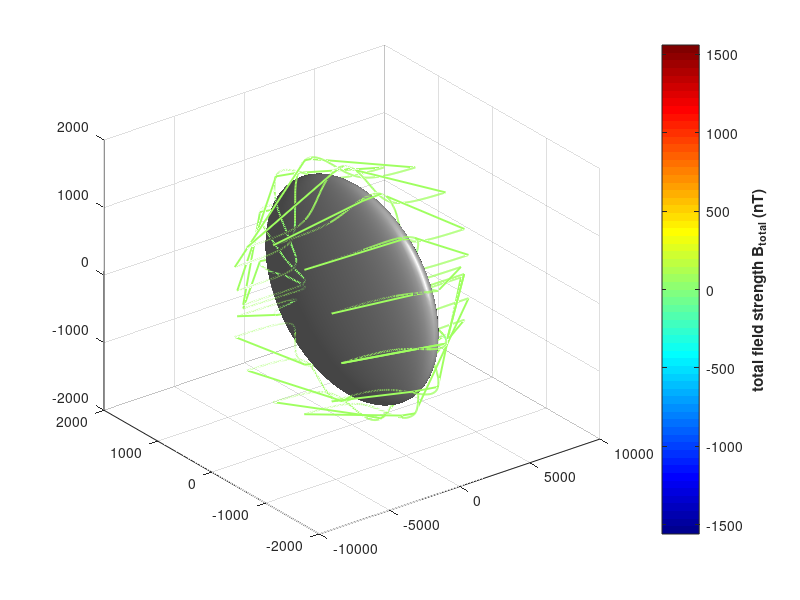

Write the MATLAB code that produced this figure. (Note: this script raises an error after producing the figure.)
%% visualizing complex B_total(t) 

clear
% define constants
r_m = 1560; % Europa radius (km)
A = 0.95; % amplitude response factor
phi = 0.14; % phase lag in radians
synodic_period = 11.23 * 3600; % 11.23 hr period
omega = 2*pi / (synodic_period); % synodic freq. (rad/sec)

% elliptical primary field amplitudes from Zimmer's range (IS-system)
Bprim_x_amp = 67;  % azimuthal (orbital travel direction)
Bprim_y_amp = 225; % radial (pointing toward Jupiter)

%%%%%%%%%%%%%%%%%%%%%%%%%%%%%%%%%%%%%%%%%%%%%%%%%%%%%%%%%%%%%%%%%%%%%%%%%%%%%%%%%%%%%%%%%%%%%%

% create spatial grid
grid_limit = 4 * r_m; 
num_points = 35;       
[X, Y, Z] = meshgrid(linspace(-grid_limit, grid_limit, num_points), ...
                     linspace(-grid_limit, grid_limit, num_points), ...
                     linspace(-grid_limit, grid_limit, num_points));

R = sqrt(X.^2 + Y.^2 + Z.^2);
mask = R >= r_m; 

% set up animation time array
num_frames = 60;
time_steps = linspace(0, synodic_period, num_frames);

fig = figure('Color', 'w');
set(gcf, 'Position', [100, 100, 900, 700]);

%%%%%%%%%%%%%%%%%%%%%%%%%%%%%%%%%%%%%%%%%%%%%%%%%%%%%%%%%%%%%%%%%%%%%%%%%%%%%%%%%%%%%%%%%%%%%%

% animation loop 
for t = time_steps

    r_dot_e0x = X; 
    r_dot_e0y = Y; 

    % complex secondary field: x-driven 
    coefx_c = -(A * Bprim_x_amp * r_m^3) .* exp(-1i*(omega * t - phi)) ./ (2 * R.^5);
    Bsecx_x = coefx_c .* (3 * r_dot_e0x .* X - R.^2);
    Bsecx_y = coefx_c .* (3 * r_dot_e0x .* Y);
    Bsecx_z = coefx_c .* (3 * r_dot_e0x .* Z);

    % complex secondary field: y-driven (90 deg / pi/2 shifted)
    coefy_c = -(A * Bprim_y_amp * r_m^3) .* exp(-1i*(omega*t - pi/2 - phi)) ./ (2 * R.^5);
    Bsecy_x = coefy_c .* (3 * r_dot_e0y .* X);
    Bsecy_y = coefy_c .* (3 * r_dot_e0y .* Y - R.^2);
    Bsecy_z = coefy_c .* (3 * r_dot_e0y .* Z);

    % complex primary background field
    Bprim_c_x = Bprim_x_amp * exp(-1i*omega*t);
    Bprim_c_y = Bprim_y_amp * exp(-1i*(omega*t - pi/2));

    % superimpose total field fields and take real components
    Bx = real(Bsecx_x + Bsecy_x + Bprim_c_x);
    By = real(Bsecx_y + Bsecy_y + Bprim_c_y);
    Bz = real(Bsecx_z + Bsecy_z);

    % zero interior field matrix
    Bx(~mask) = 0;
    By(~mask) = 0;
    Bz(~mask) = 0;

    % calculate total field magnitude 
    B_mag = sqrt(Bx.^2 + By.^2 + Bz.^2);


    % dynamic equator tracking from total primary field directions
    Bx_prim_now = real(Bprim_c_x);
    By_prim_now = real(Bprim_c_y);
    
    % find instantaneous alignment vector of the primary driving force
    m_real = [Bx_prim_now; By_prim_now; 0];
    m_hat = m_real / norm(m_real);

    % seed rings 
    v1 = cross(m_hat, [0; 0; 1]); 
    v1 = v1 / norm(v1);           
    v2 = [0; 0; 1];               
    
    num_seeds_per_ring = 16;
    theta = linspace(0, 2*pi, num_seeds_per_ring);
    
    % shells
    radii_layers = [1.12, 1.25] * r_m;
    
    total_seeds = length(radii_layers) * num_seeds_per_ring;
    seed_X = zeros(1, total_seeds);
    seed_Y = zeros(1, total_seeds);
    seed_Z = zeros(1, total_seeds);
    
    idx = 1;
    for r_seed = radii_layers
        for k = 1:length(theta)
            pt = r_seed * (cos(theta(k))*v1 + sin(theta(k))*v2);
            seed_X(idx) = pt(1);
            seed_Y(idx) = pt(2);
            seed_Z(idx) = pt(3);
            idx = idx + 1;
        end
    end

   
    clf;

 
    set(gcf, 'Color', 'w');
    
    % Europa
    [sx, sy, sz] = sphere(50);
    surf(sx*r_m, sy*r_m, sz*r_m, 'FaceColor', [0.75 0.75 0.75], ...
         'EdgeColor', 'none', 'FaceAlpha', 1.0);
    hold on;
    camlight('headlight'); lighting gouraud;

    verts_forward = stream3(X, Y, Z, Bx, By, Bz, seed_X(:), seed_Y(:), seed_Z(:));
    verts_backward = stream3(X, Y, Z, -Bx, -By, -Bz, seed_X(:), seed_Y(:), seed_Z(:));
    all_verts = [verts_forward; verts_backward];

    % draw streamlines 
    for k = 1:numel(all_verts)
        v = all_verts{k};
        if isempty(v), continue; end

       
        % calculate the distance from each vertex along the line to Europa's center
        dist_from_europa = sqrt(v(:,1).^2 + v(:,2).^2 + v(:,3).^2);
        min_distance = min(dist_from_europa);
        
        % if the entire line stays further than 1.13 * r_m away, drop it
        if min_distance > 1.13 * r_m
            continue; 
        end
        

        line_colors = interp3(X, Y, Z, B_mag, v(:,1), v(:,2), v(:,3));

        patch('XData', v(:,1), 'YData', v(:,2), 'ZData', v(:,3), ...
              'FaceColor', 'none', 'EdgeColor', 'interp', ...
              'CData', line_colors, 'LineWidth', 1.4);
    end

    
    colormap(jet);
    c = colorbar;
    ylabel(c, 'total field strength B_{total} (nT)', 'FontWeight', 'bold');

    clim([0, Bprim_y_amp * 1.8]); 

    axis equal; grid on; box on;
    xlim([-grid_limit, grid_limit]);
    ylim([-grid_limit, grid_limit]);
    zlim([-grid_limit, grid_limit]);
    
    ax = gca;
    set(ax, 'XColor', 'k', 'YColor', 'k', 'FontSize', 20, 'ZColor', 'k', 'Color', 'w');
    xlabel('X - azimuthal \phi (km)', 'FontWeight', 'bold');
    ylabel('Y - radial towards Jupiter (km)', 'FontWeight', 'bold');
    zlabel('Z (km)', 'FontWeight', 'bold');

    view([0 90]); 
    title(sprintf('total field (B_{primary} + B_{secondary}) at t = %.2f hours', t/3600), ...
          'Color', 'k', 'FontSize', 20 , 'FontWeight', 'bold');

    drawnow;
    pause(0.04);
end
